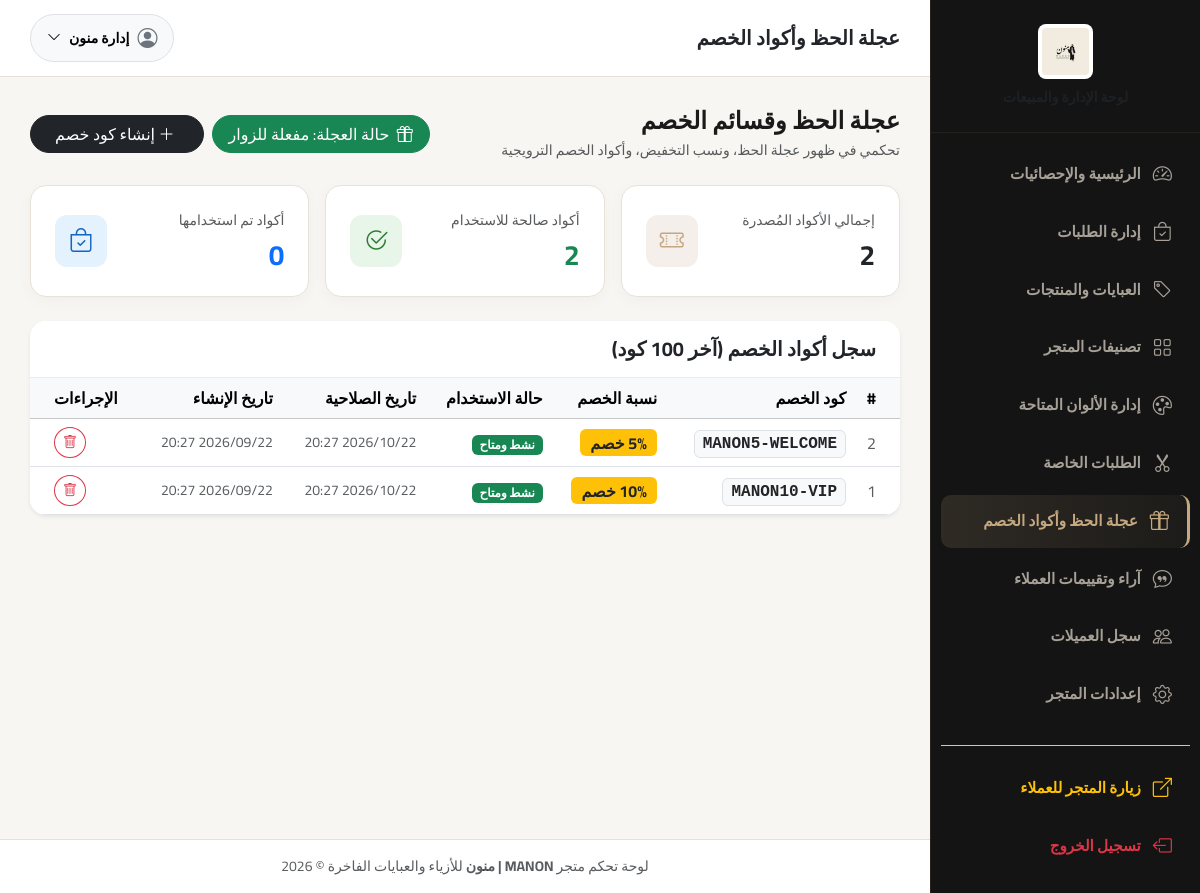
/admin/discount-codes.php (signed in), run on the app's committed database.
### tables this page shows
CREATE TABLE `discount_codes` (
  `id` INT AUTO_INCREMENT PRIMARY KEY,
  `code` VARCHAR(50) NOT NULL UNIQUE,
  `discount_percent` INT NOT NULL,
  `expires_at` DATETIME NOT NULL,
  `is_used` TINYINT(1) NOT NULL DEFAULT 0,
  `used_at` DATETIME NULL,
  `created_at` DATETIME NOT NULL DEFAULT CURRENT_TIMESTAMP
);

### includes/functions.php (called while the page is built, shortened)
<?php
function e($string) {
    return htmlspecialchars((string)$string, ENT_QUOTES, 'UTF-8');
}
function getSetting($key, $default = '') {
    static $settingsCache = null;
    if ($settingsCache === null) {
        $db = getDB();
        try {
            $stmt = $db->query("SELECT setting_key, setting_value FROM settings");
            $settingsCache = $stmt->fetchAll(PDO::FETCH_KEY_PAIR);
        } catch (Exception $e) {
            $settingsCache = [];
        }
    }
    return $settingsCache[$key] ?? $default;
}

### admin/discount-codes.php (the view, shortened to what this page needs)
<?php
require_once __DIR__ . '/includes/header.php';
$db = getDB();
$wheelEnabled = getSetting('wheel_enabled', '1') == '1';
$totalCodes = $db->query("SELECT COUNT(*) FROM discount_codes")->fetchColumn();
$usedCodes = $db->query("SELECT COUNT(*) FROM discount_codes WHERE is_used = 1")->fetchColumn();
$activeCodes = $db->query("SELECT COUNT(*) FROM discount_codes WHERE is_used = 0 AND expires_at > NOW()")->fetchColumn();
$codes = $db->query("SELECT * FROM discount_codes ORDER BY id DESC LIMIT 100")->fetchAll();
?>
<div class="d-flex justify-content-between align-items-center mb-4">
    <div>
        <h4 class="fw-bold mb-1">عجلة الحظ وقسائم الخصم</h4>
        <p class="text-muted small mb-0">تحكمي في ظهور عجلة الحظ، ونسب التخفيض، وأكواد الخصم الترويجية</p>
    </div>
    <div class="d-flex gap-2">
        <form method="POST" class="d-inline">
            <button type="submit" class="btn <?= $wheelEnabled ? 'btn-success' : 'btn-outline-secondary' ?> rounded-pill px-3">
                <i class="bi bi-gift me-1"></i>
                حالة العجلة: <?= $wheelEnabled ? 'مفعلة للزوار' : 'معطلة' ?>
            </button>
        </form>
        <button type="button" class="btn btn-dark rounded-pill px-4" data-bs-toggle="modal" data-bs-target="#addCodeModal">
            <i class="bi bi-plus-lg ms-1"></i> إنشاء كود خصم
        </button>
    </div>
</div>
<div class="row g-3 mb-4">
    <div class="col-md-4">
        <div class="stat-card">
            <div class="d-flex align-items-center justify-content-between">
                <div>
                    <div class="text-muted small">إجمالي الأكواد المُصدرة</div>
                    <h3 class="fw-bold text-dark mt-2 mb-0"><?= $totalCodes ?></h3>
                </div>
                <div class="stat-icon">
                    <i class="bi bi-ticket-perforated"></i>
                </div>
            </div>
        </div>
    </div>
    <div class="col-md-4">
        <div class="stat-card">
            <div class="d-flex align-items-center justify-content-between">
                <div>
                    <div class="text-muted small">أكواد صالحة للاستخدام</div>
                    <h3 class="fw-bold text-success mt-2 mb-0"><?= $activeCodes ?></h3>
                </div>
                <div class="stat-icon" style="background: #E8F5E9; color: #2E7D32;">
                    <i class="bi bi-check2-circle"></i>
                </div>
            </div>
        </div>
    </div>
    <div class="col-md-4">
        <div class="stat-card">
            <div class="d-flex align-items-center justify-content-between">
                <div>
                    <div class="text-muted small">أكواد تم استخدامها</div>
                    <h3 class="fw-bold text-primary mt-2 mb-0"><?= $usedCodes ?></h3>
                </div>
                <div class="stat-icon" style="background: #E3F2FD; color: #1565C0;">
                    <i class="bi bi-bag-check"></i>
                </div>
            </div>
        </div>
    </div>
</div>
<div class="card border-0 shadow-sm rounded-4 overflow-hidden">
    <div class="card-header bg-white py-3 px-4 border-bottom border-light-subtle d-flex justify-content-between align-items-center">
        <h5 class="fw-bold mb-0 text-dark">سجل أكواد الخصم (آخر 100 كود)</h5>
    </div>
    <div class="table-responsive">
        <table class="table table-hover align-middle mb-0">
            <thead class="table-light">
                <tr>
                    <th class="ps-4">#</th>
                    <th>كود الخصم</th>
                    <th>نسبة الخصم</th>
                    <th>حالة الاستخدام</th>
                    <th>تاريخ الصلاحية</th>
                    <th>تاريخ الإنشاء</th>
                    <th class="text-end pe-4">الإجراءات</th>
                </tr>
            </thead>
            <tbody>
                <?php if (empty($codes)): ?>
                    <tr>
                        <td colspan="7" class="text-center py-5 text-muted">لا توجد أكواد خصم مسجلة حتى الآن</td>
                    </tr>
                <?php else: ?>
                    <?php foreach ($codes as $c):
                        $isExpired = strtotime($c['expires_at']) < time();
                    ?>
                        <tr>
                            <td class="ps-4 text-muted"><?= $c['id'] ?></td>
                            <td>
                                <span class="fw-bold font-monospace px-2 py-1 bg-light border rounded text-dark"><?= e($c['code']) ?></span>
                            </td>
                            <td>
                                <span class="badge bg-warning text-dark fs-6"><?= $c['discount_percent'] ?>% خصم</span>
                            </td>
                            <td>
                                <?php if ($c['is_used']): ?>
                                    <span class="badge bg-secondary">مُستخدم سابقاً</span>
                                <?php elseif ($isExpired): ?>
                                    <span class="badge bg-danger">منتهي الصلاحية</span>
                                <?php else: ?>
                                    <span class="badge bg-success">نشط ومتاح</span>
                                <?php endif; ?>
                            </td>
                            <td class="small">
                                <span class="<?= $isExpired ? 'text-danger' : 'text-muted' ?>">
                                    <?= date('Y/m/d H:i', strtotime($c['expires_at'])) ?>
                                </span>
                            </td>
                            <td class="small text-muted">
                                <?= date('Y/m/d H:i', strtotime($c['created_at'])) ?>
                            </td>
                            <td class="text-end pe-4">
                                <form method="POST" onsubmit="return confirm('هل تريد حذف هذا الكود نهائياً؟');" class="d-inline">
                                    <button type="submit" class="btn btn-sm btn-outline-danger rounded-circle" title="حذف">
                                        <i class="bi bi-trash"></i>
                                    </button>
                                </form>
                            </td>
                        </tr>
                    <?php endforeach; ?>
                <?php endif; ?>
            </tbody>
        </table>
    </div>
</div>
<?php require_once __DIR__ . '/includes/footer.php'; ?>

### admin/includes/header.php (style rules this page uses)
:root { --sidebar-bg: #141414; --sidebar-color: #B3ADA5; --gold-accent: #C5A880; --body-bg: #F8F6F2; }
body { font-family: 'Cairo', sans-serif; background-color: var(--body-bg); color: #1A1A1A; margin: 0; direction: rtl; }
.stat-card { background: #FFFFFF; border-radius: 16px; padding: 24px; border: 1px solid #E8E2D8; box-shadow: 0 4px 15px rgba(0,0,0,0.03); transition: transform 0.25s ease; }
.stat-icon { width: 52px; height: 52px; border-radius: 12px; background: #F5EFEB; color: var(--gold-accent); display: flex; align-items: center; justify-content: center; font-size: 1.5rem; }

### data on the page
discount_codes: id "2", code "MANON5-WELCOME", discount_percent "5", is_used "نشط ومتاح", expires_at "2026/10/22 20:27", created_at "2026/09/22 20:27"
discount_codes: id "1", code "MANON10-VIP", discount_percent "10", is_used "نشط ومتاح", expires_at "2026/10/22 20:27", created_at "2026/09/22 20:27"

### other printed values
$adminTitle "عجلة الحظ وأكواد الخصم"
$adminUser['name'] "إدارة منون"
$totalCodes "2"
$activeCodes "2"
$usedCodes "0"
